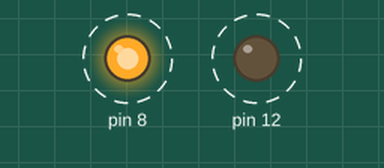
Recording of a sketch running on a simulated Arduino Uno, built with avr-gcc and run on an emulated ATmega328P. On the bench: output pins drawn as LEDs (lit = HIGH). Dashed ring = blinking.

Above: at 0.5 s.
Timing chart, 0 to 4.6 s (numbered marks = the images above):
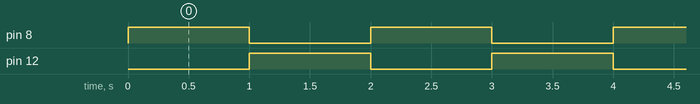

Measured:
- by itself, pin 8, pin 12: alternates HIGH for 1.0 s and LOW for 1.0 s
- by itself, everything shown: repeats every 2.0 s, in 3 steps

The sketch:

L3_exercise_2.ino
```cpp
void setup() {
  // put your setup code here, to run once:
   pinMode(8, OUTPUT);
   pinMode(12, OUTPUT);
   Serial.begin(9600);
}

void loop() {
  // put your main code here, to run repeatedly:
  digitalWrite(8, HIGH);
  delay(1000);
  digitalWrite(8, LOW);
  digitalWrite(12, HIGH);
  delay(1000);
  digitalWrite(12, LOW);
}
```
